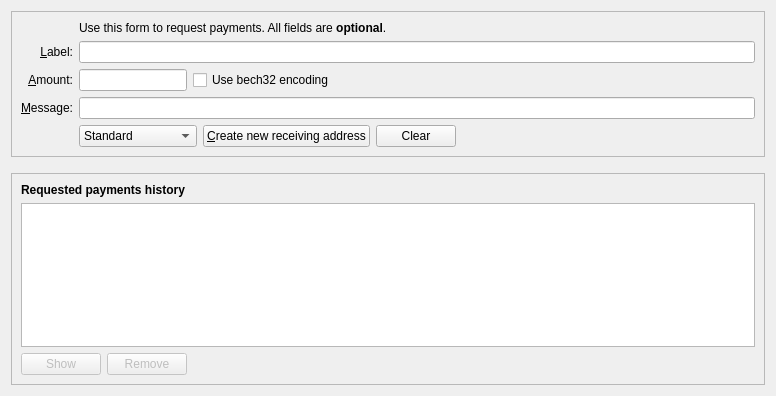
<?xml version="1.0" encoding="UTF-8"?>
<ui version="4.0">
 <class>ReceiveCoinsDialog</class>
 <widget class="QWidget" name="ReceiveCoinsDialog">
  <property name="geometry">
   <rect>
    <x>0</x>
    <y>0</y>
    <width>776</width>
    <height>396</height>
   </rect>
  </property>
  <layout class="QVBoxLayout" name="verticalLayout" stretch="0,0,1">
   <item>
    <widget class="QFrame" name="frame2">
     <property name="sizePolicy">
      <sizepolicy hsizetype="Preferred" vsizetype="Expanding">
       <horstretch>0</horstretch>
       <verstretch>0</verstretch>
      </sizepolicy>
     </property>
     <property name="frameShape">
      <enum>QFrame::StyledPanel</enum>
     </property>
     <property name="frameShadow">
      <enum>QFrame::Sunken</enum>
     </property>
     <layout class="QVBoxLayout" name="verticalLayout_3">
      <item>
       <layout class="QGridLayout" name="gridLayout">
        <item row="5" column="0">
         <widget class="QLabel" name="label">
          <property name="toolTip">
           <string>An optional amount to request. Leave this empty or zero to not request a specific amount.</string>
          </property>
          <property name="text">
           <string>&amp;Amount:</string>
          </property>
          <property name="alignment">
           <set>Qt::AlignRight|Qt::AlignTrailing|Qt::AlignVCenter</set>
          </property>
          <property name="buddy">
           <cstring>reqAmount</cstring>
          </property>
         </widget>
        </item>
        <item row="4" column="0">
         <widget class="QLabel" name="label_2">
          <property name="toolTip">
           <string>An optional label to associate with the new receiving address.</string>
          </property>
          <property name="text">
           <string>&amp;Label:</string>
          </property>
          <property name="alignment">
           <set>Qt::AlignRight|Qt::AlignTrailing|Qt::AlignVCenter</set>
          </property>
          <property name="buddy">
           <cstring>reqMessage</cstring>
          </property>
         </widget>
        </item>
        <item row="6" column="0">
         <widget class="QLabel" name="label_3">
          <property name="toolTip">
           <string>An optional message to attach to the payment request, which will be displayed when the request is opened. Note: The message will not be sent with the payment over the Efin network.</string>
          </property>
          <property name="text">
           <string>&amp;Message:</string>
          </property>
          <property name="alignment">
           <set>Qt::AlignRight|Qt::AlignTrailing|Qt::AlignVCenter</set>
          </property>
          <property name="buddy">
           <cstring>reqMessage</cstring>
          </property>
         </widget>
        </item>
        <item row="4" column="2">
         <widget class="QLineEdit" name="reqLabel">
          <property name="toolTip">
           <string>An optional label to associate with the new receiving address.</string>
          </property>
         </widget>
        </item>
        <item row="2" column="2">
         <widget class="QLabel" name="label_5">
          <property name="text">
           <string>Use this form to request payments. All fields are &lt;b&gt;optional&lt;/b&gt;.</string>
          </property>
         </widget>
        </item>
        <item row="7" column="0">
         <widget class="QLabel" name="label_4">
          <property name="text">
           <string/>
          </property>
         </widget>
        </item>
        <item row="6" column="2">
         <widget class="QLineEdit" name="reqMessage">
          <property name="toolTip">
           <string>An optional message to attach to the payment request, which will be displayed when the request is opened. Note: The message will not be sent with the payment over the Efin network.</string>
          </property>
         </widget>
        </item>
        <item row="7" column="2">
         <layout class="QHBoxLayout" name="horizontalLayout">
          <item>
           <widget class="QComboBox" name="cbxAddressType">
            <property name="locale">
             <locale language="English" country="UnitedKingdom"/>
            </property>
            <item>
             <property name="text">
              <string>Standard</string>
             </property>
            </item>
            <item>
             <property name="text">
              <string>Stealth</string>
             </property>
            </item>
            <item>
             <property name="text">
              <string>Extended</string>
             </property>
            </item>
            <item>
             <property name="text">
              <string>Standard 256bit</string>
             </property>
            </item>
           </widget>
          </item>
          <item>
           <widget class="QPushButton" name="receiveButton">
            <property name="minimumSize">
             <size>
              <width>150</width>
              <height>0</height>
             </size>
            </property>
            <property name="text">
             <string>&amp;Create new receiving address</string>
            </property>
            <property name="icon">
             <iconset resource="../bitcoin.qrc">
              <normaloff>:/icons/receiving_addresses</normaloff>:/icons/receiving_addresses</iconset>
            </property>
           </widget>
          </item>
          <item>
           <widget class="QPushButton" name="clearButton">
            <property name="sizePolicy">
             <sizepolicy hsizetype="Minimum" vsizetype="Fixed">
              <horstretch>0</horstretch>
              <verstretch>0</verstretch>
             </sizepolicy>
            </property>
            <property name="toolTip">
             <string>Clear all fields of the form.</string>
            </property>
            <property name="text">
             <string>Clear</string>
            </property>
            <property name="icon">
             <iconset resource="../bitcoin.qrc">
              <normaloff>:/icons/remove</normaloff>:/icons/remove</iconset>
            </property>
            <property name="autoDefault">
             <bool>false</bool>
            </property>
           </widget>
          </item>
          <item>
           <spacer name="horizontalSpacer">
            <property name="orientation">
             <enum>Qt::Horizontal</enum>
            </property>
            <property name="sizeHint" stdset="0">
             <size>
              <width>40</width>
              <height>20</height>
             </size>
            </property>
           </spacer>
          </item>
         </layout>
        </item>
        <item row="7" column="0">
         <widget class="QLabel" name="label_7">
          <property name="text">
           <string/>
          </property>
         </widget>
        </item>
        <item row="5" column="2">
         <layout class="QHBoxLayout" name="horizontalLayout_6">
          <item>
           <widget class="BitcoinAmountField" name="reqAmount">
            <property name="sizePolicy">
             <sizepolicy hsizetype="Fixed" vsizetype="Fixed">
              <horstretch>0</horstretch>
              <verstretch>0</verstretch>
             </sizepolicy>
            </property>
            <property name="minimumSize">
             <size>
              <width>80</width>
              <height>0</height>
             </size>
            </property>
            <property name="maximumSize">
             <size>
              <width>1000</width>
              <height>100</height>
             </size>
            </property>
            <property name="toolTip">
             <string>An optional amount to request. Leave this empty or zero to not request a specific amount.</string>
            </property>
           </widget>
          </item>
          <item>
           <widget class="QCheckBox" name="useBech32">
            <property name="sizePolicy">
             <sizepolicy hsizetype="Fixed" vsizetype="Fixed">
              <horstretch>0</horstretch>
              <verstretch>0</verstretch>
             </sizepolicy>
            </property>
            <property name="maximumSize">
             <size>
              <width>1000</width>
              <height>16777215</height>
             </size>
            </property>
            <property name="focusPolicy">
             <enum>Qt::StrongFocus</enum>
            </property>

            <property name="toolTip">
             <string>Use bech32 encoding.</string>
            </property>
            <property name="text">
             <string>Use bech32 encoding</string>
            </property>
           </widget>
          </item>
          <item>
           <spacer name="horizontalSpacer_3">
            <property name="orientation">
             <enum>Qt::Horizontal</enum>
            </property>
            <property name="sizeHint" stdset="0">
             <size>
              <width>0</width>
              <height>0</height>
             </size>
            </property>
           </spacer>
          </item>
         </layout>
        </item>
       </layout>
      </item>
     </layout>
    </widget>
   </item>
   <item>
    <spacer name="verticalSpacer_2">
     <property name="orientation">
      <enum>Qt::Vertical</enum>
     </property>
     <property name="sizeHint" stdset="0">
      <size>
       <width>20</width>
       <height>10</height>
      </size>
     </property>
    </spacer>
   </item>
   <item>
    <widget class="QFrame" name="frame">
     <property name="sizePolicy">
      <sizepolicy hsizetype="Preferred" vsizetype="Expanding">
       <horstretch>0</horstretch>
       <verstretch>0</verstretch>
      </sizepolicy>
     </property>
     <property name="frameShape">
      <enum>QFrame::StyledPanel</enum>
     </property>
     <property name="frameShadow">
      <enum>QFrame::Raised</enum>
     </property>
     <layout class="QVBoxLayout" name="verticalLayout_2">
      <item>
       <widget class="QLabel" name="label_6">
        <property name="font">
         <font>
          <weight>75</weight>
          <bold>true</bold>
         </font>
        </property>
        <property name="text">
         <string>Requested payments history</string>
        </property>
       </widget>
      </item>
      <item>
       <widget class="QTableView" name="recentRequestsView">
        <property name="contextMenuPolicy">
         <enum>Qt::CustomContextMenu</enum>
        </property>
        <property name="tabKeyNavigation">
         <bool>false</bool>
        </property>
        <property name="sortingEnabled">
         <bool>true</bool>
        </property>
       </widget>
      </item>
      <item>
       <layout class="QHBoxLayout" name="horizontalLayout_2">
        <item>
         <widget class="QPushButton" name="showRequestButton">
          <property name="enabled">
           <bool>false</bool>
          </property>
          <property name="toolTip">
           <string>Show the selected request (does the same as double clicking an entry)</string>
          </property>
          <property name="text">
           <string>Show</string>
          </property>
          <property name="icon">
           <iconset resource="../bitcoin.qrc">
            <normaloff>:/icons/edit</normaloff>:/icons/edit</iconset>
          </property>
          <property name="autoDefault">
           <bool>false</bool>
          </property>
         </widget>
        </item>
        <item>
         <widget class="QPushButton" name="removeRequestButton">
          <property name="enabled">
           <bool>false</bool>
          </property>
          <property name="toolTip">
           <string>Remove the selected entries from the list</string>
          </property>
          <property name="text">
           <string>Remove</string>
          </property>
          <property name="icon">
           <iconset resource="../bitcoin.qrc">
            <normaloff>:/icons/remove</normaloff>:/icons/remove</iconset>
          </property>
          <property name="autoDefault">
           <bool>false</bool>
          </property>
         </widget>
        </item>
        <item>
         <spacer name="horizontalSpacer_2">
          <property name="orientation">
           <enum>Qt::Horizontal</enum>
          </property>
          <property name="sizeHint" stdset="0">
           <size>
            <width>40</width>
            <height>20</height>
           </size>
          </property>
         </spacer>
        </item>
       </layout>
      </item>
     </layout>
    </widget>
   </item>
  </layout>
 </widget>
 <customwidgets>
  <customwidget>
   <class>BitcoinAmountField</class>
   <extends>QLineEdit</extends>
   <header>qt/bitcoinamountfield.h</header>
   <container>1</container>
  </customwidget>
 </customwidgets>
 <tabstops>
  <tabstop>reqLabel</tabstop>
  <tabstop>reqAmount</tabstop>
  <tabstop>useBech32</tabstop>
  <tabstop>reqMessage</tabstop>
  <tabstop>receiveButton</tabstop>
  <tabstop>clearButton</tabstop>
  <tabstop>recentRequestsView</tabstop>
  <tabstop>showRequestButton</tabstop>
  <tabstop>removeRequestButton</tabstop>
 </tabstops>
 <resources>
  <include location="../bitcoin.qrc"/>
 </resources>
 <connections/>
</ui>
